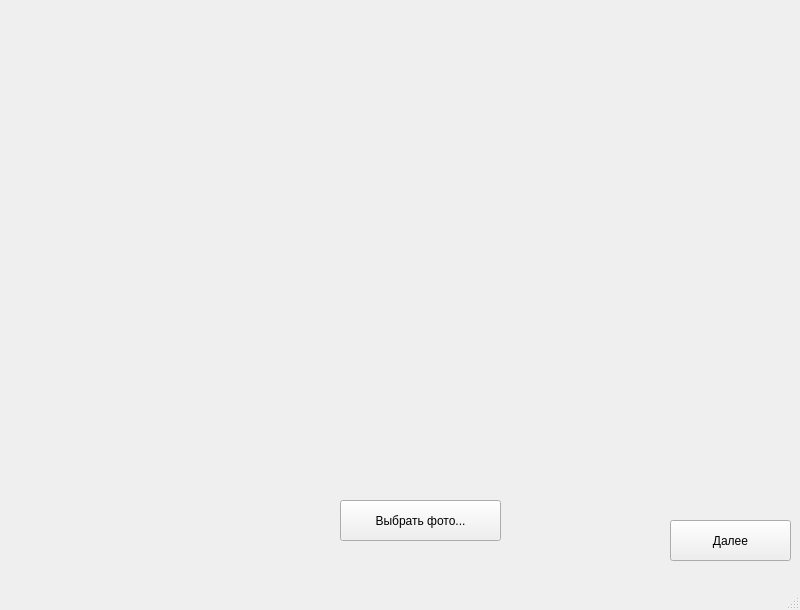
<?xml version="1.0" encoding="UTF-8"?>
<ui version="4.0">
 <class>MainWindow</class>
 <widget class="QMainWindow" name="MainWindow">
  <property name="geometry">
   <rect>
    <x>0</x>
    <y>0</y>
    <width>800</width>
    <height>610</height>
   </rect>
  </property>
  <property name="windowTitle">
   <string>PhotoEditor</string>
  </property>
  <property name="styleSheet">
   <string notr="true">background-image: url(:/newPrefix/ВСЁ/python/второй год/фон.jpg);</string>
  </property>
  <widget class="QWidget" name="centralwidget">
   <widget class="QPushButton" name="btn_browse">
    <property name="geometry">
     <rect>
      <x>340</x>
      <y>500</y>
      <width>161</width>
      <height>41</height>
     </rect>
    </property>
    <property name="text">
     <string>Выбрать фото...</string>
    </property>
   </widget>
   <widget class="QLabel" name="label_pic">
    <property name="geometry">
     <rect>
      <x>80</x>
      <y>60</y>
      <width>650</width>
      <height>406</height>
     </rect>
    </property>
    <property name="font">
     <font>
      <pointsize>24</pointsize>
     </font>
    </property>
    <property name="text">
     <string/>
    </property>
   </widget>
   <widget class="QPushButton" name="btn_next">
    <property name="geometry">
     <rect>
      <x>670</x>
      <y>520</y>
      <width>121</width>
      <height>41</height>
     </rect>
    </property>
    <property name="text">
     <string>Далее</string>
    </property>
   </widget>
  </widget>
  <widget class="QStatusBar" name="statusbar"/>
 </widget>
 <resources>
  <include location="../../../xz.qrc"/>
 </resources>
 <connections/>
</ui>
